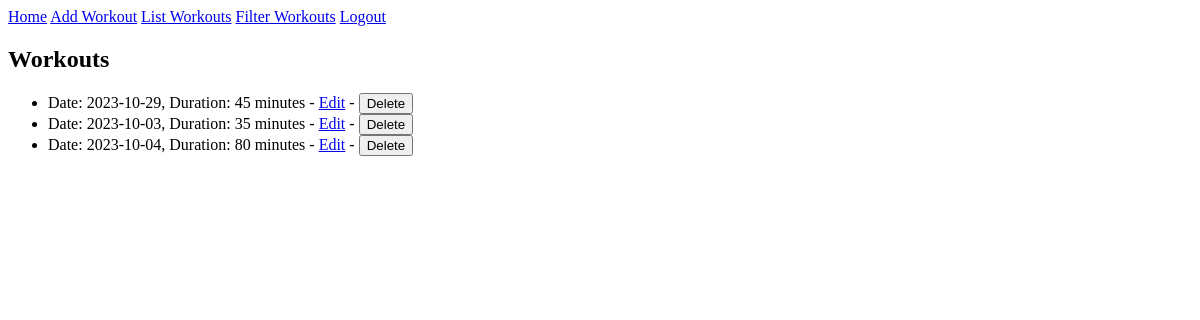
The app's page /list_workouts (signed in), older data.
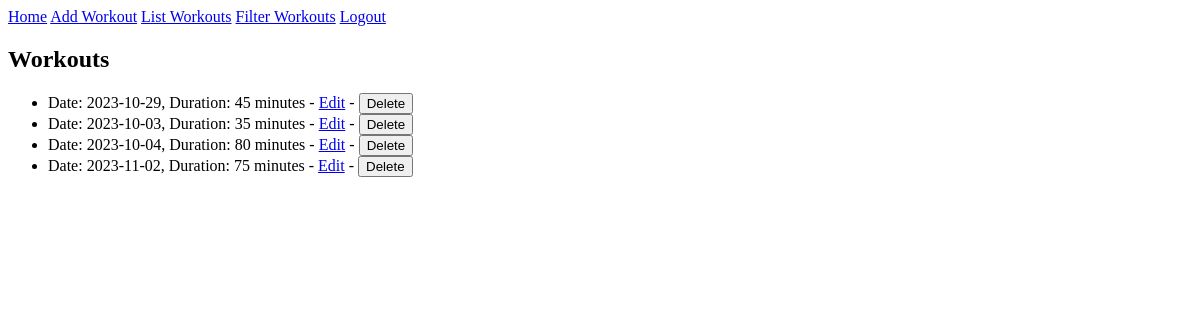
The same page, newer data.
### app.py (models this page shows)
class Workout(db.Model):
    workout_id = db.Column(db.Integer, primary_key=True)
    user_id = db.Column(db.Integer, db.ForeignKey('user.user_id'), nullable=False)
    date = db.Column(db.Date, nullable=False)
    total_duration = db.Column(db.Integer, nullable=False)  # Duration in minutes

### app.py (the view)
@app.route('/list_workouts')
def list_workouts():
    if 'user_id' not in session:
        flash('Please login first.')
        return redirect(url_for('login'))
    workouts = Workout.query.filter_by(user_id=session['user_id']).all()
    return render_template('list_workouts.html', workouts=workouts)

### templates/list_workouts.html
{% extends "base.html" %}
{% block content %}
<h2>Workouts</h2>
<ul>
{% for workout in workouts %}
    <li>
        Date: {{ workout.date }}, Duration: {{ workout.total_duration }} minutes
        - <a href="{{ url_for('edit_workout', workout_id=workout.workout_id) }}">Edit</a>
        - <form action="{{ url_for('delete_workout', workout_id=workout.workout_id) }}" method="post" style="display: inline;">
            <button type="submit">Delete</button>
        </form>
    </li>
{% endfor %}
</ul>
{% endblock %}

Row changes from the older to the newer data that the page shows:
added Workout: date "2023-11-02", total_duration "75"
